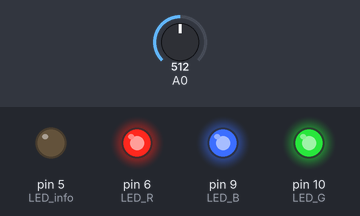
The sketch below on a simulated Arduino Uno, built with avr-gcc and run on an emulated ATmega328P. On the bench: output pins drawn as LEDs (lit = HIGH). Inputs (shaded band) come from the test bench; at power-on: A0 = 512.

Above: at 0.1 s.
Timing chart, 0 to 1.6 s (numbered marks = the images above):
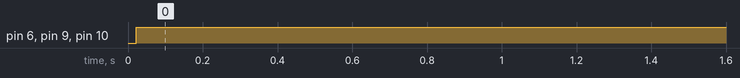

The sketch:

AC_Equalizers1.02colorRow_AngreziParty.ino
```cpp
// (licence header left out)
#include <elapsedMillis.h>
elapsedMillis now = 0;
const int LED_info = 5;
const int LED_R = 6;
const int LED_G = 10;
const int LED_B = 9;

float anteil_R = 0;
float anteil_G = 1;
float anteil_B = 1;

int center_freq = 500;
int freq_spanne = 200;
byte sensitivity = 50;
int glowDuration = 20; //time for colors to light up


//clipping indicator variables
boolean clipping = 0;

//data storage variables
byte newData = 0;
byte prevData = 0;
unsigned int time = 0;//keeps time and sends vales to store in timer[] occasionally
int timer[10];//sstorage for timing of events
int slope[10];//storage for slope of events
unsigned int totalTimer;//used to calculate period
unsigned int period;//storage for period of wave
byte index = 0;//current storage index
float frequency;//storage for frequency calculations
int maxSlope = 0;//used to calculate max slope as trigger point
int newSlope;//storage for incoming slope data

//variables for decided whether you have a match
byte noMatch = 0;//counts how many non-matches you've received to reset variables if it's been too long
byte slopeTol = 255;//slope tolerance- adjust this if you need
int timerTol = 10;//timer tolerance- adjust this if you need

//variables for amp detection
unsigned int ampTimer = 0;
byte maxAmp = 0;
byte checkMaxAmp;
byte ampThreshold = sensitivity;//raise if you have a very noisy signal
byte midpoint = 125;

//smoothing data
const int medianLength = 9;
float median[medianLength];

void setup() {

  Serial.begin(9600);

  pinMode(LED_info, OUTPUT);
  pinMode(LED_R, OUTPUT);
  pinMode(LED_G, OUTPUT);
  pinMode(LED_B, OUTPUT);

  cli();//diable interrupts

  //set up continuous sampling of analog pin 0 at 38.5kHz

  //clear ADCSRA and ADCSRB registers
  ADCSRA = 0;
  ADCSRB = 0;

  ADMUX |= (1 << REFS0); //set reference voltage
  ADMUX |= (1 << ADLAR); //left align the ADC value- so we can read highest 8 bits from ADCH register only

  ADCSRA |= (1 << ADPS2) | (1 << ADPS0); //set ADC clock with 32 prescaler- 16mHz/32=500kHz
  ADCSRA |= (1 << ADATE); //enabble auto trigger
  ADCSRA |= (1 << ADIE); //enable interrupts when measurement complete
  ADCSRA |= (1 << ADEN); //enable ADC
  ADCSRA |= (1 << ADSC); //start ADC measurements

  sei();//enable interrupts
}

ISR(ADC_vect) {//when new ADC value ready

  PORTB &= B11101111;//set pin 12 low
  prevData = newData;//store previous value
  newData = ADCH;//get value from A0
  if (prevData < midpoint && newData >= midpoint) { //if increasing and crossing midpoint
    newSlope = newData - prevData;//calculate slope
    if (abs(newSlope - maxSlope) < slopeTol) { //if slopes are ==
      //record new data and reset time
      slope[index] = newSlope;
      timer[index] = time;
      time = 0;
      if (index == 0) { //new max slope just reset
        PORTB |= B00010000;//set pin 12 high
        noMatch = 0;
        index++;//increment index
      }
      else if (abs(timer[0] - timer[index]) < timerTol && abs(slope[0] - newSlope) < slopeTol) { //if timer duration and slopes match
        //sum timer values
        totalTimer = 0;
        for (byte i = 0; i < index; i++) {
          totalTimer += timer[i];
        }
        period = totalTimer;//set period
        //reset new zero index values to compare with
        timer[0] = timer[index];
        slope[0] = slope[index];
        index = 1;//set index to 1
        PORTB |= B00010000;//set pin 12 high
        noMatch = 0;
      }
      else { //crossing midpoint but not match
        index++;//increment index
        if (index > 9) {
          reset();
        }
      }
    }
    else if (newSlope > maxSlope) { //if new slope is much larger than max slope
      maxSlope = newSlope;
      time = 0;//reset clock
      noMatch = 0;
      index = 0;//reset index
    }
    else { //slope not steep enough
      noMatch++;//increment no match counter
      if (noMatch > 9) {
        reset();
      }
    }
  }

  if (newData == 0 || newData == 1023) { //if clipping
    PORTB |= B00100000;//set pin 13 high- turn on clipping indicator led
    clipping = 1;//currently clipping
  }

  time++;//increment timer at rate of 38.5kHz

  ampTimer++;//increment amplitude timer
  if (abs(midpoint - ADCH) > maxAmp) {
    maxAmp = abs(midpoint - ADCH);
  }
  if (ampTimer == 1000) {
    ampTimer = 0;
    checkMaxAmp = maxAmp;
    maxAmp = 0;
  }
}

void reset() { //clea out some variables
  index = 0;//reset index
  noMatch = 0;//reset match couner
  maxSlope = 0;//reset slope
}


void checkClipping() { //manage clipping indicator LED
  if (clipping) { //if currently clipping
    PORTB &= B11011111;//turn off clipping indicator led
    clipping = 0;
  }
}

void sortFloat(float a[], int size) {
  for (int i = 0; i < (size - 1); i++) {
    for (int o = 0; o < (size - (i + 1)); o++) {
      if (a[o] > a[o + 1]) {
        float t = a[o];
        a[o] = a[o + 1];
        a[o + 1] = t;
      }
    }
  }
}

void loop() {

  checkClipping();

  //if (checkMaxAmp > ampThreshold) {
  for (int i = 0; i < medianLength; i++) {
    frequency = 38462 / float(period); //calculate frequency timer rate/period

    median[i] = frequency;


    sortFloat(median, medianLength);
    //}
  }
  if (median[4] < center_freq + freq_spanne && median[4] > center_freq - freq_spanne)
  {
    float red = (1 - anteil_R) * 255;
    float green = (1 - anteil_G) * 255;
    float blue = (1 - anteil_B) * 255;

    now = 0;
    analogWrite(LED_R, red);
    analogWrite(LED_G, green);
    analogWrite(LED_B, blue);

  }

  if (now > glowDuration)
  {
    analogWrite(LED_R, 255);
    analogWrite(LED_G, 255);
    analogWrite(LED_B, 255);
    frequency = 0;
    for (int i = 0; i < medianLength; i++)
    {
      median[i] = 0;
    }
  }
}
```

Measured:
- by itself, pin 6 (LED_R), pin 9 (LED_B), pin 10 (LED_G): LOW → HIGH at 0.02 s
